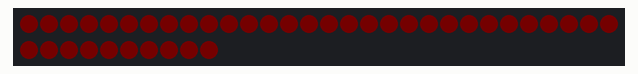
Simulated run of this sketch. Board: Arduino Uno, built with avr-gcc and run on an emulated ATmega328P. On the bench: 40 RGB LEDs in strip order, left to right, continuing on the next row. Dim RGB values are drawn brighter than linear.

Above: at 0.19 s.
At 9.37 s:
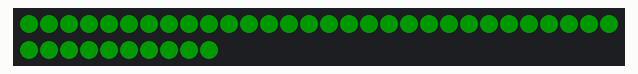
At 15.62 s:
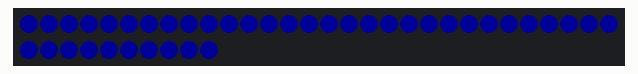

Measured:
- by itself, everything shown: repeats every 18.7 s, in 144 steps

The sketch:

Faded.ino
```cpp
// fade in and out

#include <Adafruit_NeoPixel.h>
#define LEDPIN 6 // connect the Data from the strip to this pin on the Arduino
#define NUMBER_PIEXELS 40 // the number of pixels in your LED strip
Adafruit_NeoPixel strip = Adafruit_NeoPixel(NUMBER_PIEXELS, LEDPIN, NEO_GRB + NEO_KHZ800);

int waitTime = 10;

void setup() {
  strip.begin();
}

void loop() {
  fadeInAndOut(25, 0, 0, waitTime); // Red
  fadeInAndOut(0, 25, 0, waitTime); // Green
  fadeInAndOut(0, 0, 25, waitTime); // Blue
}

void fadeInAndOut(uint8_t red, uint8_t green, uint8_t blue, uint8_t wait) {

  for(uint8_t b=0; b <255; b++) {
     for(uint8_t i=0; i < strip.numPixels(); i++) {
        strip.setPixelColor(i, red*b/255, green*b/255, blue*b/255);
     }
     strip.show();
     delay(wait);
  };

  for(uint8_t b=255; b > 0; b--) {
     for(uint8_t i=0; i < strip.numPixels(); i++) {
        strip.setPixelColor(i, red*b/255, green*b/255, blue*b/255);
     }
     strip.show();
     delay(wait);
  };
};
```
